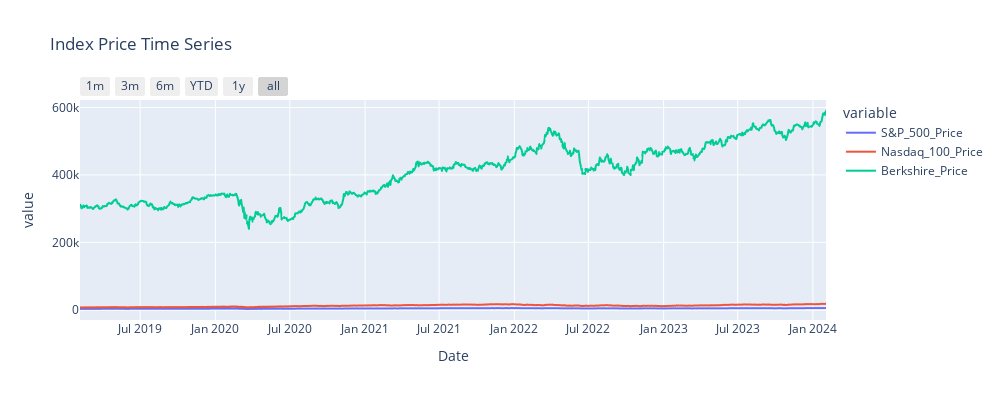

The cell this chart's notebook holds for it:
### Code cell
fig = px.line(df, y=_index_price, title='Index Price Time Series', width = 1000, height = 400)

fig.update_xaxes(
    rangeselector=dict(
        buttons=list([
            dict(count=1, label="1m", step="month", stepmode="backward"),
            dict(count=3, label="3m", step="month", stepmode="backward"),
            dict(count=6, label="6m", step="month", stepmode="backward"),
            dict(count=1, label="YTD", step="year", stepmode="todate"),
            dict(count=1, label="1y", step="year", stepmode="backward"),
            dict(step="all")
        ])
    )
)
fig.show()

### Figure 1 — Plotly figure (JSON) as saved in the notebook; plotly's stock layout.template omitted (floating-point values rounded to 4 significant figures; data arrays with more than 128 entries replaced by an {"elided": "..."} marker saying what was removed)
{"data": [{"hovertemplate": "variable=S&P_500_Price<br>Date=%{x}<br>value=%{y}<extra></extra>", "legendgroup": "S&P_500_Price", "line": {"color": "#636efa", "dash": "solid"}, "marker": {"symbol": "circle"}, "mode": "lines", "name": "S&P_500_Price", "showlegend": true, "type": "scattergl", "x": {"elided": "1243 str values"}, "xaxis": "x", "y": {"elided": "1243 float values"}, "yaxis": "y"}, {"hovertemplate": "variable=Nasdaq_100_Price<br>Date=%{x}<br>value=%{y}<extra></extra>", "legendgroup": "Nasdaq_100_Price", "line": {"color": "#EF553B", "dash": "solid"}, "marker": {"symbol": "circle"}, "mode": "lines", "name": "Nasdaq_100_Price", "showlegend": true, "type": "scattergl", "x": {"elided": "1243 str values"}, "xaxis": "x", "y": {"elided": "1243 float values"}, "yaxis": "y"}, {"hovertemplate": "variable=Berkshire_Price<br>Date=%{x}<br>value=%{y}<extra></extra>", "legendgroup": "Berkshire_Price", "line": {"color": "#00cc96", "dash": "solid"}, "marker": {"symbol": "circle"}, "mode": "lines", "name": "Berkshire_Price", "showlegend": true, "type": "scattergl", "x": {"elided": "1243 str values"}, "xaxis": "x", "y": {"elided": "1243 int values"}, "yaxis": "y"}], "layout": {"height": 400, "legend": {"title": {"text": "variable"}, "tracegroupgap": 0}, "title": {"text": "Index Price Time Series"}, "width": 1000, "xaxis": {"anchor": "y", "domain": [0, 1], "rangeselector": {"buttons": [{"count": 1, "label": "1m", "step": "month", "stepmode": "backward"}, {"count": 3, "label": "3m", "step": "month", "stepmode": "backward"}, {"count": 6, "label": "6m", "step": "month", "stepmode": "backward"}, {"count": 1, "label": "YTD", "step": "year", "stepmode": "todate"}, {"count": 1, "label": "1y", "step": "year", "stepmode": "backward"}, {"step": "all"}]}, "title": {"text": "Date"}}, "yaxis": {"anchor": "x", "domain": [0, 1], "title": {"text": "value"}}}}
